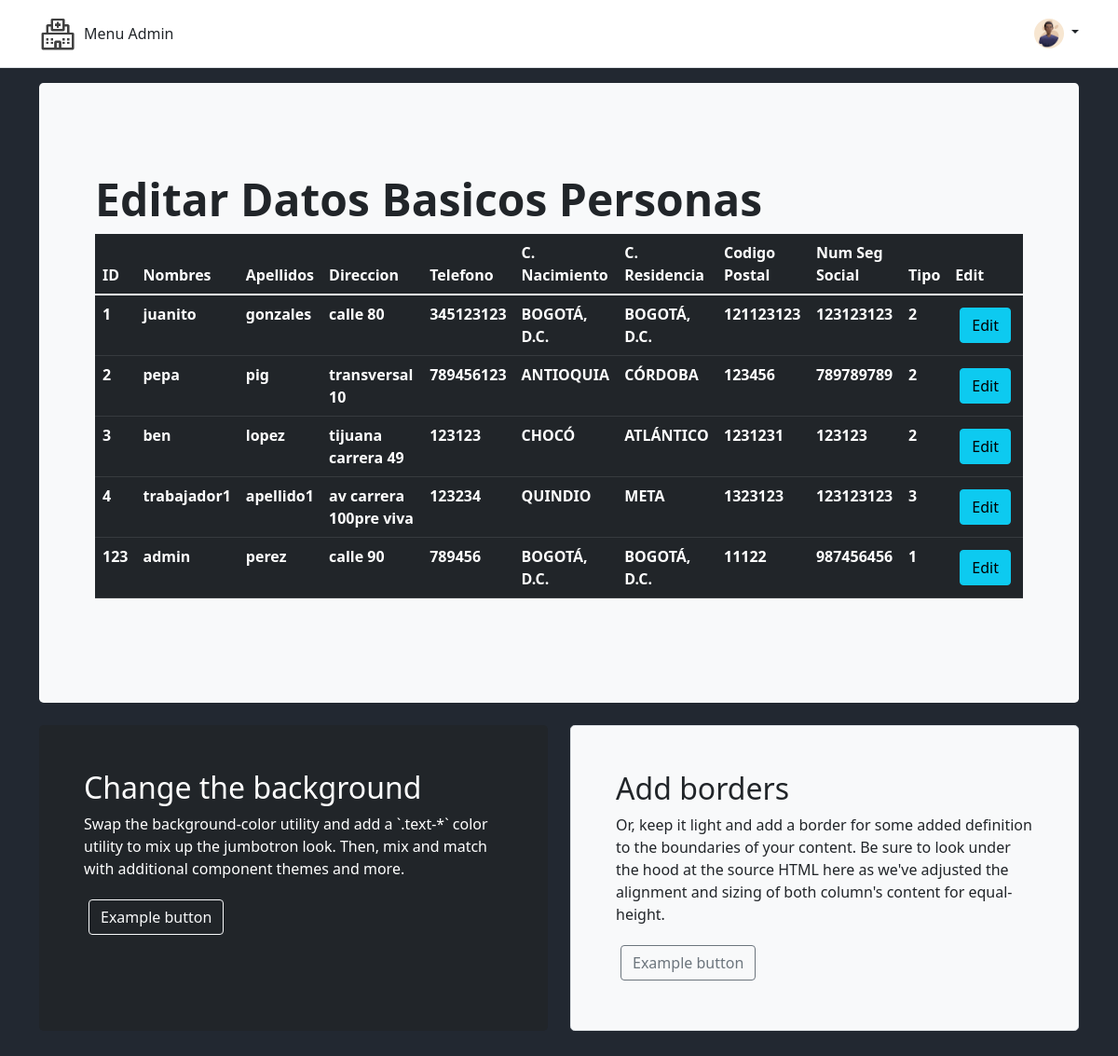
The app's page /home.php (signed in) with its own data.
### tables this page shows
CREATE TABLE `persona` (
  `id` int(11) NOT NULL,
  `nombres` varchar(60) NOT NULL,
  `apellidos` varchar(60) NOT NULL,
  `direccion` varchar(60) NOT NULL,
  `telefono` varchar(10) NOT NULL,
  `departamentoNacimiento` int(2) NOT NULL,
  `departamentoResidencia` int(2) NOT NULL,
  `codigoPostal` varchar(15) NOT NULL,
  `numSeguridadSocial` varchar(20) NOT NULL,
  `idRol` int(4) NOT NULL
);

CREATE TABLE `departamentos` (
  `id_departamento` int(2) NOT NULL,
  `departamento` varchar(255) NOT NULL DEFAULT ''
);

### modelo/class.php (called while the page is built, shortened)
<?php
class Conexion
{
    public static function conectar()
    {
        $host = "localhost";
        $user = "root";
        $pass = "";
        $dbname = "hospital";
        $link = mysqli_connect($host, $user, $pass) or die("Error al conectar a la BD " . mysqli_error($link));
        mysqli_select_db($link, $dbname) or die("Error al seleccionar la BD " . mysqli_error($link));
        return $link;
    }
}
class Departamento
{
    private $id;
    private $nombre;
    public function __construct($id = "", $nombre = "")
    {
        $this->id = $id;
        $this->nombre = $nombre;
    }
    public function getId()
    {
        return $this->id;
    }
    public function getNombre()
    {
        return $this->nombre;
    }
}
class DepartamentoDAO
{
    private $departamentos;
    public function __construct()
    {
        $this->departamentos = array();
    }
    public function consultarTodos()
    {
        $conexion = new Conexion();
        $link = $conexion->conectar();
        $sql = "SELECT * FROM departamentos";
        $resultado = mysqli_query($link, $sql) or die("ERROR al traer los departamentos" . mysqli_error($link));
        while (($r = $resultado->fetch_row()) != null) {
            $this->objDepartamento = new Departamento($r[0], $r[1]);
            array_push($this->departamentos, $this->objDepartamento);
        }
        return $this->departamentos;
    }
}
class Persona
{
    private $id;
    private $nombres;
    private $apellidos;
    private $direccion;
    private $telefono;
    private $departamentoNacimiento;
    private $departamentoResidencia;
    private $codigoPostal;
    private $numSeguridadSocial;
    private $idRol;
    public function __construct($id = "", $nombres = "", $apellidos = "", $direccion = "", $telefono = "", $departamentoNacimiento = "", $departamentoResidencia = "", $codigoPostal = "", $numSeguridadSocial = "", $idRol = "")
    {
        $this->id = $id;
        $this->nombres = $nombres;
        $this->apellidos = $apellidos;
        $this->direccion = $direccion;
        $this->telefono = $telefono;
        $this->departamentoNacimiento = $departamentoNacimiento;
        $this->departamentoResidencia = $departamentoResidencia;
        $this->codigoPostal = $codigoPostal;
        $this->numSeguridadSocial = $numSeguridadSocial;
        $this->idRol = $idRol;
    }
    public function getId()
    {
        return $this->id;
    }
    public function setId($id)
    {
        $this->id = $id;
    }
    public function getNombres()
    {
        return $this->nombres;
    }
    public function setNombres($nombres)
    {
        $this->nombres = $nombres;
    }
    public function getApellidos()
    {
        return $this->apellidos;
    }
    public function setApellidos($apellidos)
    {
        $this->apellidos = $apellidos;
    }
    public function getDireccion()
    {
        return $this->direccion;
    }
    public function setDireccion($direccion)
    {
        $this->direccion = $direccion;
    }
    public function getTelefono()
    {
        return $this->telefono;
    }
    public function setTelefono($telefono)
    {
        $this->telefono = $telefono;
    }
    public function getDepartamentoNacimiento()
    {
        return $this->departamentoNacimiento;
    }
    public function setDepartamentoNacimiento($departamentoNacimiento)
    {
        $this->departamentoNacimiento = $departamentoNacimiento;
    }
    public function getDepartamentoResidencia()
    {
        return $this->departamentoResidencia;
    }
    public function setDepartamentoResidencia($departamentoResidencia)
    {
        $this->departamentoResidencia = $departamentoResidencia;
    }
    public function getCodigoPostal()
    {
        return $this->codigoPostal;
    }
    public function setCodigoPostal($codigoPostal)
    {
        $this->codigoPostal = $codigoPostal;
    }
    public function getNumSeguridadSocial()
    {
        return $this->numSeguridadSocial;
    }
    public function setNumSeguridadSocial($numSeguridadSocial)
    {
        $this->numSeguridadSocial = $numSeguridadSocial;
    }
    public function getIdRol()
    {
        return $this->idRol;
    }
    public function setIdRol($idRol)
    {
        $this->idRol = $idRol;
    }
}
class PersonaDAO
{
    private $personas;
    private $link;
    public function __construct()
    {
        $this->personas = array();
        $this->conexion = new Conexion();
        $this->link = $this->conexion->conectar();
    }
    public function traerTodo()
    {
        $sql = "SELECT * FROM persona ";
        $resultado = mysqli_query($this->link, $sql)  or die(alertaError("Error en consulta traer todas las personas ", mysqli_error($this->link)));
        while (($r = $resultado->fetch_row()) != null) {
            $this->objPersona = new Persona();
            $this->objPersona->setId($r[0]);
            $this->objPersona->setNombres($r[1]);
            $this->objPersona->setApellidos($r[2]);
            $this->objPersona->setDireccion($r[3]);
            $this->objPersona->setTelefono($r[4]);
            $this->objPersona->setDepartamentoNacimiento($r[5]);
            $this->objPersona->setDepartamentoResidencia($r[6]);
            $this->objPersona->setCodigoPostal($r[7]);
            $this->objPersona->setNumSeguridadSocial($r[8]);
            $this->objPersona->setIdRol($r[9]);
            array_push($this->personas, $this->objPersona);
        }
        return $this->personas;
    }
}
?>

### vista/body/bodyAdmin.php (the view, shortened to what this page needs)
<div class="container">
    <div class="p-5 mb-4 bg-light rounded-3">
        <div class="container-fluid py-5">
            <h1 class="display-5 fw-bold">Editar Datos Basicos Personas</h1>
            <div>
                <table class="table table-dark table-hover">
                    <thead>
                        <tr>
                            <th scope="col">ID</th>
                            <th scope="col">Nombres</th>
                            <th scope="col">Apellidos</th>
                            <th scope="col">Direccion</th>
                            <th scope="col">Telefono</th>
                            <th scope="col">C. Nacimiento</th>
                            <th scope="col">C. Residencia</th>
                            <th scope="col">Codigo Postal</th>
                            <th scope="col">Num Seg Social</th>
                            <th scope="col">Tipo</th>
                            <th scope="col">Edit</th>
                        </tr>
                    </thead>
                    <tbody>
                        <?php
                        $objPersonaDAO = new PersonaDAO();
                        $personas = $objPersonaDAO->traerTodo();
                        foreach ($personas as $persona) {
                        ?>
                            <tr>
                                <th scope="col"> <?php echo $persona->getId(); ?> </th>
                                <th> <?php echo $persona->getNombres(); ?> </th>
                                <th> <?php echo $persona->getApellidos(); ?> </th>
                                <th> <?php echo $persona->getDireccion(); ?> </th>
                                <th> <?php echo $persona->getTelefono(); ?> </th>
                                <th>
                                    <?php
                                    $objDAO = new DepartamentoDAO();
                                    $departamentos = $objDAO->consultarTodos();
                                    foreach ($departamentos as $dep) {
                                        if ($persona->getDepartamentoNacimiento() == $dep->getId()) {
                                            echo $dep->getNombre();
                                        }
                                    }
                                    ?>
                                </th>
                                <th>
                                    <?php
                                    foreach ($departamentos as $dep) {
                                        if($persona->getDepartamentoResidencia() == $dep->getId()){
                                           echo $dep->getNombre();
                                        }
                                    }
                                    ?>
                                </th>
                                <th> <?php echo $persona->getCodigoPostal(); ?> </th>
                                <th> <?php echo $persona->getNumSeguridadSocial(); ?> </th>
                                <th> <?php echo $persona->getIdRol(); ?> </th>
                                <th>
                                    <a href="./actualizar-persona.php?id=<?php echo $persona->getId(); ?>">
                                        <button class="btn btn-info btn-modal" data-bs-toggle="modal" data-bs-target="#modalEditar"> Edit </button>
                                    </a>
                                </th>
                            </tr>
                        <?php
                        }
                        ?>
                    </tbody>
                </table>
            </div>
        </div>
    </div>
    <div class="row align-items-md-stretch">
        <div class="col-md-6">
            <div class="h-100 p-5 text-white bg-dark rounded-3">
                <h2>Change the background</h2>
                <p>Swap the background-color utility and add a `.text-*` color utility to mix up the jumbotron look. Then, mix and match with additional component themes and more.</p>
                <button class="btn btn-outline-light" type="button">Example button</button>
            </div>
        </div>
        <div class="col-md-6">
            <div class="h-100 p-5 bg-light border rounded-3">
                <h2>Add borders</h2>
                <p>Or, keep it light and add a border for some added definition to the boundaries of your content. Be sure to look under the hood at the source HTML here as we've adjusted the alignment and sizing of both column's content for equal-height.</p>
                <button class="btn btn-outline-secondary" type="button" data-toggle="modal" data-target="#modalAjustes">Example button</button>
            </div>
        </div>
    </div>
</div>

### css/style.css (style rules this page uses)
html, body { height: 100%; background-color: #222831; }
.btn { margin: 5px; }

### records on screen
persona: id "1", nombres "juanito", apellidos "gonzales", direccion "calle 80", telefono "345123123", codigoPostal "121123123", numSeguridadSocial "123123123", idRol "2"
departamentos: departamento "BOGOTÁ, D.C."
persona: id "2", nombres "pepa", apellidos "pig", direccion "transversal 10", telefono "789456123", codigoPostal "123456", numSeguridadSocial "789789789", idRol "2"
departamentos: departamento "ANTIOQUIA"
departamentos: departamento "CÓRDOBA"
persona: id "3", nombres "ben", apellidos "lopez", direccion "tijuana carrera 49", telefono "123123", codigoPostal "1231231", numSeguridadSocial "123123", idRol "2"
departamentos: departamento "CHOCÓ"
departamentos: departamento "ATLÁNTICO"
persona: id "4", nombres "trabajador1", apellidos "apellido1", direccion "av carrera 100pre viva", telefono "123234", codigoPostal "1323123", numSeguridadSocial "123123123", idRol "3"
departamentos: departamento "QUINDIO"
departamentos: departamento "META"
persona: id "123", nombres "admin", apellidos "perez", direccion "calle 90", telefono "789456", codigoPostal "11122", numSeguridadSocial "987456456", idRol "1"
